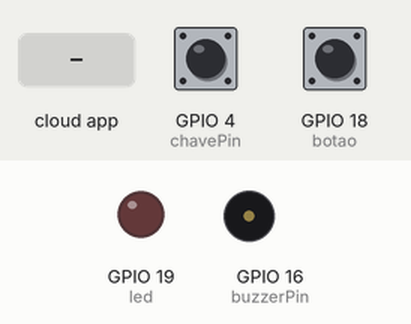
This sketch was run on a simulated ESP32. Parts: output pins drawn as LEDs (lit = HIGH), buzzer (waves = sounding, pin HIGH). Inputs (shaded band) come from the test bench; at power-on: GPIO 4 (chavePin) LOW, GPIO 18 (botao) HIGH. EEPROM starts erased; what the sketch prints to the serial monitor is not drawn.

Above: at 2.7 s.
2.8 s: GPIO 4 (chavePin) driven HIGH
At 3.8 s:
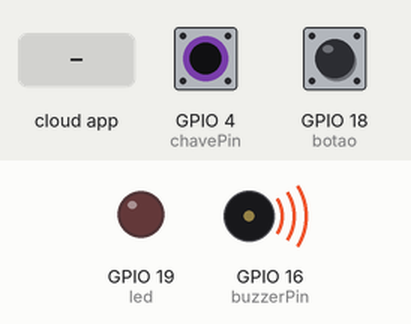
4.3 s: GPIO 18 (botao) pulled LOW for 0.15 s
At 5.2 s:
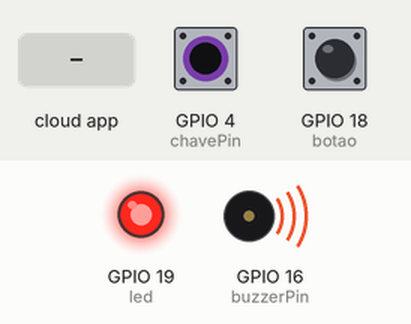
5.9 s: the phone or cloud app sets buzina to 0
At 6.7 s:
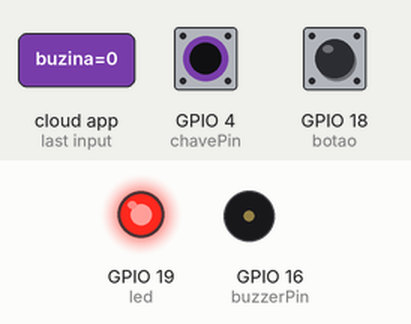
7.4 s: the phone or cloud app sets buzina to 1
At 8.1 s:
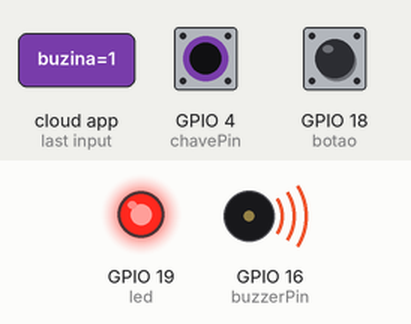
8.9 s: GPIO 18 (botao) pulled LOW for 1 s
At 9.5 s:
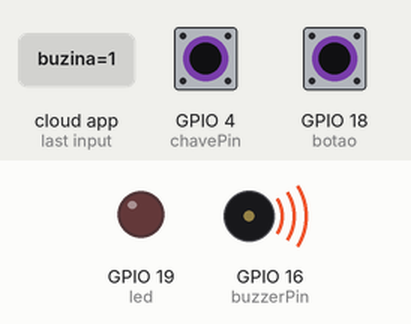
Timing chart, 0 to 11.9 s (numbered marks = the images above; inputs shaded):
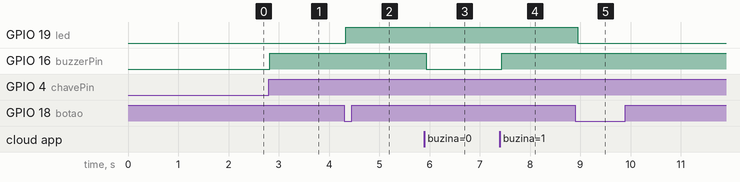

The sketch:

ESP32_NTP_Example.ino
```cpp
#include <WiFi.h>
#include <Wire.h>
#include <LiquidCrystal_I2C.h>
#include <EEPROM.h>
#include <ThingerESP32.h>

// =====================
// CONFIGURAÇÕES
// =====================
#define EEPROM_SIZE 128
#define USERNAME "alice-santossss"
#define DEVICE_ID "esp-treino-alice-fiap"
#define DEVICE_CREDENTIAL "3Xmq@BJe7CKKy6Gb"

#define SSID "Wokwi-GUEST"
#define SSID_PASSWORD ""

ThingerESP32 thing(USERNAME, DEVICE_ID, DEVICE_CREDENTIAL);

String placaDaMoto = "FIA2025";
String latitude = "-23.5226110933519";
String longitude = "-46.73999745548312";

#define led 19
#define botao 18
#define botaoEeprom 17
int chavePin = 4;
int buzzerPin = 16;

bool buzinaState = false;
bool ledState = false;

// =====================
// VARIÁVEIS DE MÉTRICAS
// =====================
unsigned long ledLigadoDesde = 0;
unsigned long tempoLedLigadoTotal = 0;
int vezesLedLigou = 0;

unsigned long buzinaLigadaDesde = 0;
unsigned long tempoBuzinaTotal = 0;
int vezesBuzinaLigou = 0;

// =====================
// EEPROM – SALVAR/LEITURA
// =====================
void salvarPlaca(String placa) {
  for (int i = 0; i < placa.length(); i++) EEPROM.write(i, placa[i]);
  EEPROM.write(placa.length(), '\0');
  EEPROM.commit();
}

void salvarLatitude(String lat){
  int base = 50;
  for(int i = 0; i < lat.length(); i++) EEPROM.write(base + i, lat[i]);
  EEPROM.write(base + lat.length(), '\0');
  EEPROM.commit();
}

void salvarLongitude(String lon){
  int base = 70;
  for(int i = 0; i < lon.length(); i++) EEPROM.write(base + i, lon[i]);
  EEPROM.write(base + lon.length(), '\0');
  EEPROM.commit();
}

String lerLatitude(){
  int base = 50;
  char lat[20];
  int i = 0;
  byte b = EEPROM.read(base);

  while(b != '\0' && i < sizeof(lat)-1){
    lat[i++] = b;
    b = EEPROM.read(base+i);
  }
  lat[i] = '\0';
  return String(lat);
}

String lerLongitude(){
  int base = 70;
  char lon[20];
  int i = 0;
  byte b = EEPROM.read(base);

  while(b != '\0' && i < sizeof(lon)-1){
    lon[i++] = b;
    b = EEPROM.read(base+i);
  }
  lon[i] = '\0';
  return String(lon);
}

String lerPlaca() {
  char buf[20];
  int i = 0;
  byte b = EEPROM.read(0);

  while (b != '\0' && i < sizeof(buf)-1) {
    buf[i++] = b;
    b = EEPROM.read(i);
  }
  buf[i] = '\0';
  return String(buf);
}

// =====================
// SETUP
// =====================
void setup() {
  Serial.begin(115200);

  EEPROM.begin(EEPROM_SIZE);

  pinMode(botaoEeprom, INPUT_PULLUP);
  pinMode(buzzerPin, OUTPUT);
  pinMode(chavePin, INPUT);
  pinMode(botao, INPUT_PULLUP);
  pinMode(led, OUTPUT);

  delay(1500);

  // Salvar local inicial
  salvarPlaca(placaDaMoto);
  salvarLatitude(latitude);
  salvarLongitude(longitude);

  latitude = lerLatitude();
  longitude = lerLongitude();

  String placaRecuperada = lerPlaca();
  Serial.println("Placa salva: " + placaRecuperada);

  thing.add_wifi(SSID, SSID_PASSWORD);

  // =====================
  // THINGER.IO RESOURCES
  // =====================

  // ✅ Placa
  thing["placa"] >> [](pson &out){
    out = lerPlaca();
  };

  // ✅ LED
  thing["led"] << [](pson &in){
    if(in.is_empty()){
      in = ledState;
    } else {
      bool novoEstado = in;

      if (!ledState && novoEstado){
        vezesLedLigou++;
        ledLigadoDesde = millis();
      }

      if (ledState && !novoEstado){
        tempoLedLigadoTotal += (millis() - ledLigadoDesde) / 1000;
      }

      ledState = novoEstado;
      digitalWrite(led, ledState ? HIGH : LOW);
    }
  };

  // ✅ Buzina
  thing["buzina"] << [](pson &in){
    if(in.is_empty()){
      in = buzinaState;
    } else {
      bool novoEstado = in;

      if (!buzinaState && novoEstado){
        vezesBuzinaLigou++;
        buzinaLigadaDesde = millis();
      }

      if (buzinaState && !novoEstado){
        tempoBuzinaTotal += (millis() - buzinaLigadaDesde) / 1000;
      }

      buzinaState = novoEstado;
      digitalWrite(buzzerPin, buzinaState ? HIGH : LOW);
    }
  };

  // ✅ MÉTRICAS
  thing["metricas"] >> [](pson &out){
    out["led_tempo_total"] = tempoLedLigadoTotal;
    out["led_vezes"] = vezesLedLigou;
    out["buzina_tempo_total"] = tempoBuzinaTotal;
    out["buzina_vezes"] = vezesBuzinaLigou;
  };

  // ✅ GPS (PARA MAPA DO THINGER)
  thing["gps"] >> [](pson &out){

    // Moto em movimento
    if (ledState || buzinaState){
      out["status"] = "Em deslocamento";
      out["latitude"] = latitude.toFloat() + 0.0001;
      out["longitude"] = longitude.toFloat() + 0.0001;
    }

    // Moto parada na oficina
    else {
      out["status"] = "Parado na oficina";
      out["latitude"] = latitude;
      out["longitude"] = longitude;
    }
  };
}

// =====================
// LOOP
// =====================
void loop() {

  thing.handle();

  // Botão do LED
  static bool lastButtonState = HIGH;
  bool buttonState = digitalRead(botao);

  if (lastButtonState == HIGH && buttonState == LOW){
    bool novoEstado = !ledState;

    if (!ledState && novoEstado){
      vezesLedLigou++;
      ledLigadoDesde = millis();
    }

    if (ledState && !novoEstado){
      tempoLedLigadoTotal += (millis() - ledLigadoDesde) / 1000;
    }

    ledState = novoEstado;
    digitalWrite(led, ledState);

    thing.stream("led");
    thing.stream("gps");
  }
  lastButtonState = buttonState;

  // Chave da Buzina
  static int lastChaveState = LOW;
  int chaveAtual = digitalRead(chavePin);

  if (lastChaveState == LOW && chaveAtual == HIGH){
    bool novoEstado = !buzinaState;

    if (!buzinaState && novoEstado){
      vezesBuzinaLigou++;
      buzinaLigadaDesde = millis();
    }

    if (buzinaState && !novoEstado){
      tempoBuzinaTotal += (millis() - buzinaLigadaDesde) / 1000;
    }

    buzinaState = novoEstado;
    digitalWrite(buzzerPin, buzinaState);

    thing.stream("buzina");
    thing.stream("gps");
  }
  lastChaveState = chaveAtual;

  delay(100);
}
```

Measured:
- after the input at 2.8 s, GPIO 16 (buzzerPin): LOW → HIGH at once
- after the input at 4.3 s, GPIO 19 (led): LOW → HIGH at once
- after the input at 5.9 s, GPIO 16 (buzzerPin): HIGH → LOW at once
- after the input at 7.4 s, GPIO 16 (buzzerPin): LOW → HIGH at once
- after the input at 8.9 s, GPIO 19 (led): HIGH → LOW after 0.05 s
